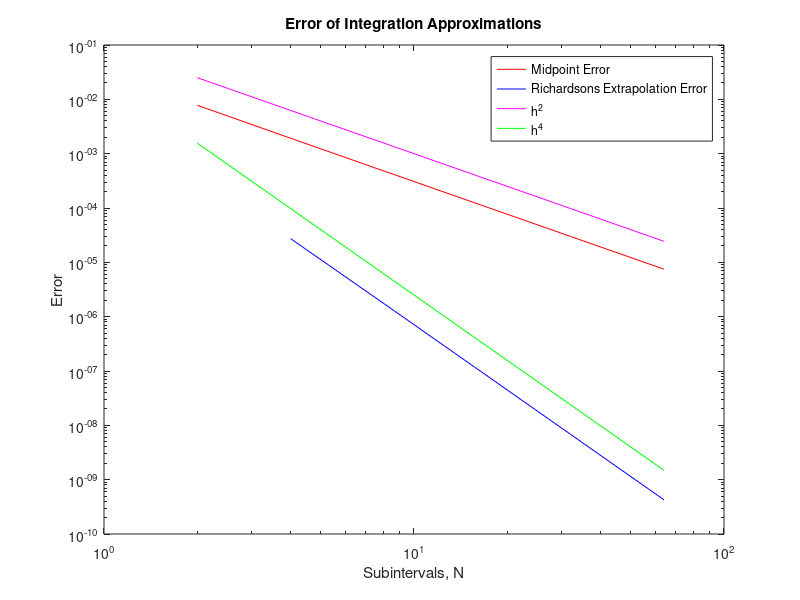

This chart was generated by the following MATLAB code:
clear all;
clf;
format long;

a = 0;
b = 1;

%%%%% N = 2 %%%%%

N2 = 2;
h2 = (b - a)/N2;
Im2 = 0;

for i = 1:1:N2;
    xi = a + (i - 1/2)*h2;
    Im2 = Im2 + h2*exp(-xi^2);
end;

Im2

%%%%% N = 4 %%%%%

N4 = 4;
h4 = (b - a)/N4;
Im4 = 0;

for i = 1:1:N4;
    xi = a + (i - 1/2)*h4;
    Im4 = Im4 + h4*exp(-xi^2);
end;

Im4

%%%%% N = 8 %%%%%

N8 = 8;
h8 = (b - a)/N8;
Im8 = 0;

for i = 1:1:N8;
    xi = a + (i - 1/2)*h8;
    Im8 = Im8 + h8*exp(-xi^2);
end;

Im8

%%%%% N = 16 %%%%%

N16 = 16;
h16 = (b - a)/N16;
Im16 = 0;

for i = 1:1:N16;
    xi = a + (i - 1/2)*h16;
    Im16 = Im16 + h16*exp(-xi^2);
end;

Im16

%%%%% N = 32 %%%%%

N32 = 32;
h32 = (b - a)/N32;
Im32 = 0;

for i = 1:1:N32;
    xi = a + (i - 1/2)*h32;
    Im32 = Im32 + h32*exp(-xi^2);
end;

Im32

%%%%% N = 64 %%%%%

N64 = 64;
h64 = (b - a)/N64;
Im64 = 0;

for i = 1:1:N64;
    xi = a + (i - 1/2)*h64;
    Im64 = Im64 + h64*exp(-xi^2);
end;

Im64

%%%%% Richardson's Extrapolation %%%%%

IRE1 = 4/3*Im4 - 1/3*Im2
IRE2 = 4/3*Im8 - 1/3*Im4
IRE3 = 4/3*Im16 - 1/3*Im8
IRE4 = 4/3*Im32 - 1/3*Im16
IRE5 = 4/3*Im64 - 1/3*Im32

%%%%% Plotting %%%%%

Analytical = 1/2*sqrt(pi)*erf(b)
MidpointSubIntervalString = [N2,N4,N8,N16,N32,N64];
RESubIntervalString = [N4,N8,N16,N32,N64];
StepSizeString = [h2,h4,h8,h16,h32,h64];
MidpointErrorString = [Im2 - Analytical,Im4 - Analytical,Im8 - Analytical,Im16 - Analytical,Im32 - Analytical,Im64 - Analytical];
REErrorString = [IRE1 - Analytical,IRE2 - Analytical,IRE3 - Analytical,IRE4 - Analytical,IRE5 - Analytical];

loglog(MidpointSubIntervalString,MidpointErrorString,'-r');
hold on;
loglog(RESubIntervalString,-1*REErrorString,'-b');
loglog(MidpointSubIntervalString,0.1*StepSizeString.^(2),'-m');
loglog(MidpointSubIntervalString,0.025*(StepSizeString).^(4),'-g');
legend('Midpoint Error','Richardsons Extrapolation Error','h^2','h^4');
title('Error of Integration Approximations');
xlabel('Subintervals, N');
ylabel('Error');
hold off;